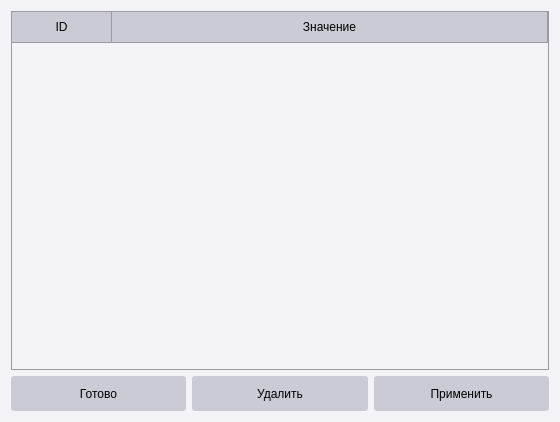
<?xml version="1.0" encoding="UTF-8"?>
<ui version="4.0">
 <class>Form</class>
 <widget class="QWidget" name="Form">
  <property name="geometry">
   <rect>
    <x>0</x>
    <y>0</y>
    <width>560</width>
    <height>422</height>
   </rect>
  </property>
  <property name="windowTitle">
   <string>Измените данные прямо здесь!</string>
  </property>
  <property name="styleSheet">
   <string notr="true">QWidget{background-color:rgb(243, 243, 248);}

QScrollBar:vertical, QScrollBar:horizontal{
	border: none;
	background-color: rgb(243, 243, 248);
	width: 6px;
	margin: 0px 0 0px 0;
	border-radius: 0px;
}

QScrollBar::handle::vertical, QScrollBar::handle::horizontal{
	background-color: rgb(202, 203, 213);
	width: 3px;
	border-radius: 3px;
}

QScrollBar::handle::vertical:hover, QScrollBar::handle::horizontal:hover{
	background-color: rgb(202, 203, 213);
}

QScrollBar::handle::vertical:pressed, QScrollBar::handle::horizontal:pressed{
	background-color:rgb(129, 136, 188);
}

QScrollBar::sub-line:vertical, QScrollBar::sub-line:horizontal{
	border: none;
	background-color: rgb(243, 243, 248);
	height: 8px;
	border-top-right-radius: 3px;
	border-top-left-radius: 3px;
	subcontrol-position: top;
	subcontrol-origin: margin;
}

QScrollBar::sub-line::vertical:hover, QScrollBar::sub-line::horizontal:hover{
	background-color: rgb(202, 203, 213);
}

QScrollBar::sub-line::vertical:pressed, QScrollBar::sub-line::horizontal:pressed{
	background-color:rgb(129, 136, 188);
}

QScrollBar::add-line:vertical, QScrollBar::add-line:horizontal{
	border: none;
	background-color: rgb(243, 243, 248);
	height: 8px;
	border-top-right-radius: 3px;
	border-top-left-radius: 3px;
	subcontrol-position: bottom;
	subcontrol-origin: margin;
}

QScrollBar::add-line::vertical:hover, QScrollBar::add-line::horizontal:hover{
	background-color: rgb(202, 203, 213);
}

QScrollBar::add-line::vertical:pressed, QScrollBar::add-line::horizontal:pressed{
	background-color:rgb(129, 136, 188);
}

QScrollBar::up-arrow:vertical, QScrollBar::down-arrow:vertical, QScrollBar::up-arrow:horizontal, QScrollBar::down-arrow:horizontal{
	background: none;
}

QScrollBar::ad-page:vertical, QScrollBar::sub-page:vertical, QScrollBar::add-page:horizontal, QScrollBar::sub-page:horizontal{
	background: none;
}</string>
  </property>
  <layout class="QVBoxLayout" name="verticalLayout_2">
   <item>
    <widget class="QTableWidget" name="list_table">
     <property name="styleSheet">
      <string notr="true">QTableWidget {
	border: 1px solid rgb(117, 115, 121);
	gridline-color: rgb(117, 115, 121);
	border-color:  rgb(117, 115, 121);
}

QHeaderView::section {
	color:black;
	background-color: rgb(202, 203, 213);
	border-style: none;
	border-bottom: 1px solid rgb(156, 154, 161);
	border-right: 1px solid rgb(156, 154, 161);
	height: 30px;
	text-align: center;
}

QTableView {
    color: black;
	border: 1px solid  rgb(156, 154, 161);
    gridline-color:  rgb(156, 154, 161);
    border-color:  rgb(156, 154, 161);
	selection-background-color: rgb(129, 136, 188);
    font-size: 9pt;
}


</string>
     </property>
     <attribute name="horizontalHeaderDefaultSectionSize">
      <number>100</number>
     </attribute>
     <attribute name="horizontalHeaderStretchLastSection">
      <bool>true</bool>
     </attribute>
     <column>
      <property name="text">
       <string>ID</string>
      </property>
     </column>
     <column>
      <property name="text">
       <string>Значение</string>
      </property>
     </column>
    </widget>
   </item>
   <item>
    <layout class="QHBoxLayout" name="horizontalLayout">
     <item>
      <widget class="QPushButton" name="button_list_ok">
       <property name="minimumSize">
        <size>
         <width>0</width>
         <height>25</height>
        </size>
       </property>
       <property name="styleSheet">
        <string notr="true">QPushButton{
    color: black;
	width: 80px;
	height: 35px;
	background-color: rgb(202, 203, 213);
	border-radius: 3px;
}

QPushButton:hover {
	background-color:rgb(182, 184, 202);
}

QPushButton:pressed {
    background-color: rgb(129, 136, 188);    
}</string>
       </property>
       <property name="text">
        <string>Готово</string>
       </property>
      </widget>
     </item>
     <item>
      <widget class="QPushButton" name="button_list_delete">
       <property name="minimumSize">
        <size>
         <width>0</width>
         <height>25</height>
        </size>
       </property>
       <property name="styleSheet">
        <string notr="true">QPushButton{
    color: black;
	width: 80px;
	height: 35px;
	background-color: rgb(202, 203, 213);
	border-radius: 3px;
}

QPushButton:hover {
	background-color:rgb(182, 184, 202);
}

QPushButton:pressed {
    background-color: rgb(129, 136, 188);    
}</string>
       </property>
       <property name="text">
        <string>Удалить</string>
       </property>
      </widget>
     </item>
     <item>
      <widget class="QPushButton" name="button_list_apply">
       <property name="minimumSize">
        <size>
         <width>0</width>
         <height>25</height>
        </size>
       </property>
       <property name="styleSheet">
        <string notr="true">QPushButton{
    color: black;
	width: 80px;
	height: 35px;
	background-color: rgb(202, 203, 213);
	border-radius: 3px;
}

QPushButton:hover {
	background-color:rgb(182, 184, 202);
}

QPushButton:pressed {
    background-color: rgb(129, 136, 188);    
}</string>
       </property>
       <property name="text">
        <string>Применить</string>
       </property>
      </widget>
     </item>
    </layout>
   </item>
  </layout>
 </widget>
 <resources/>
 <connections/>
</ui>
